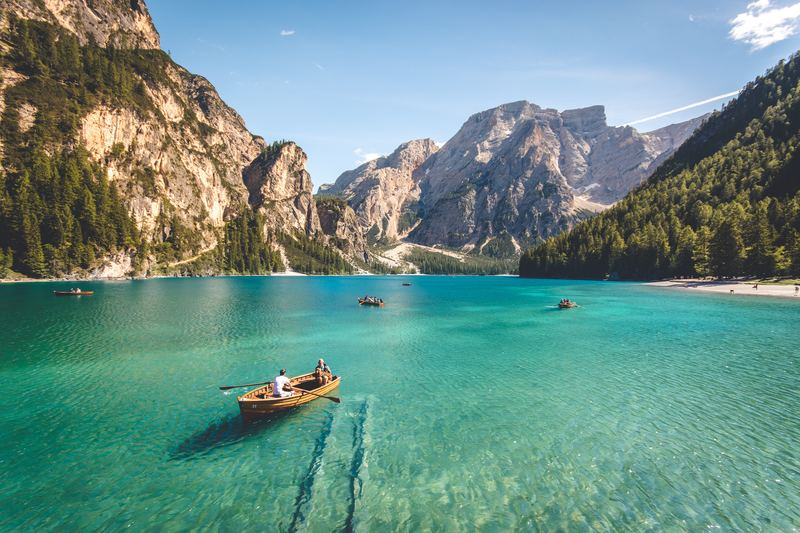
#> input picture aula-21-03/lab02/imagens/bg.jpg, 800 x 533 px
$ python geo_transform.py ../../aula-21-03/lab02/imagens/bg.jpg
#> lines starting #> are read from the running program, lines starting #| are printed output that depends on the picture
import sys
import cv2
import numpy as np
import matplotlib.pyplot as plt

#abre imagen
filename = sys.argv[1]
im = cv2.imread(filename)
#> im is the input picture: shape (533, 800, 3); mean B, G, R 135.9, 143.5, 106.8

#converte pra RGB
im = cv2.cvtColor(im, cv2.COLOR_BGR2RGB)

#dimensoes
width = im.shape[1]
#> width = 800
height = im.shape[0]
#> height = 533

#matrizes de transformacao

#rotation 45 graus
x_center = width/2
#> x_center = 400
y_center = height/2
#> y_center = 266.5
#M_rotation = cv2.getRotationMatrix2D((x_center,y_center),45,1)
#M_rotation = cv2.getRotationMatrix2D((0,0),30,1)


M_rotation = np.float32([[0.86,0.5,0],[-0.5 ,0.86,0]])

print(M_rotation)

#scaling x 0.7
M_scaling = np.float32([[1,0,0],[0,0.7,0]])

#translation (180,100)
M_translation = np.float32([[1,0,180],[0,1,100]])

#cisalhamento horizontal e vertical
#TODO

#Computa as transformacoes
im_rotated = cv2.warpAffine(im,M_rotation,(width,height))
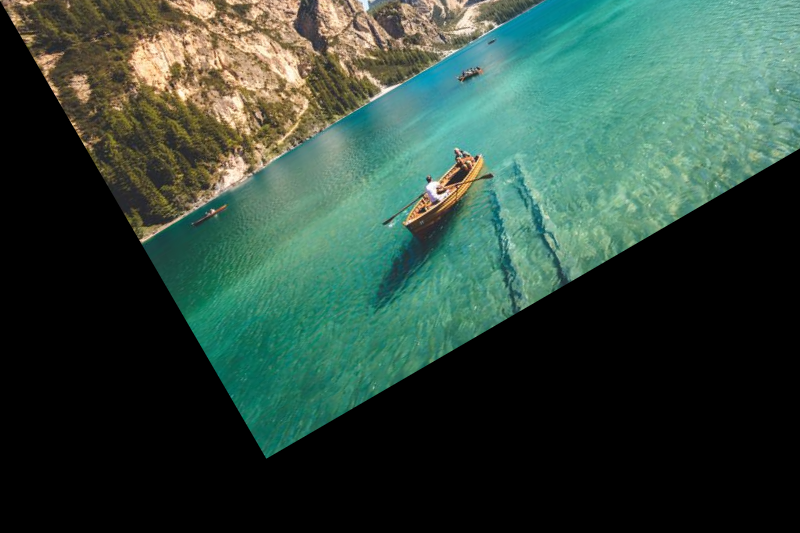
#> im_rotated: shape (533, 800, 3); mean R, G, B 48.7, 72, 60.4
im_scaled = cv2.warpAffine(im,M_scaling,(width,height))
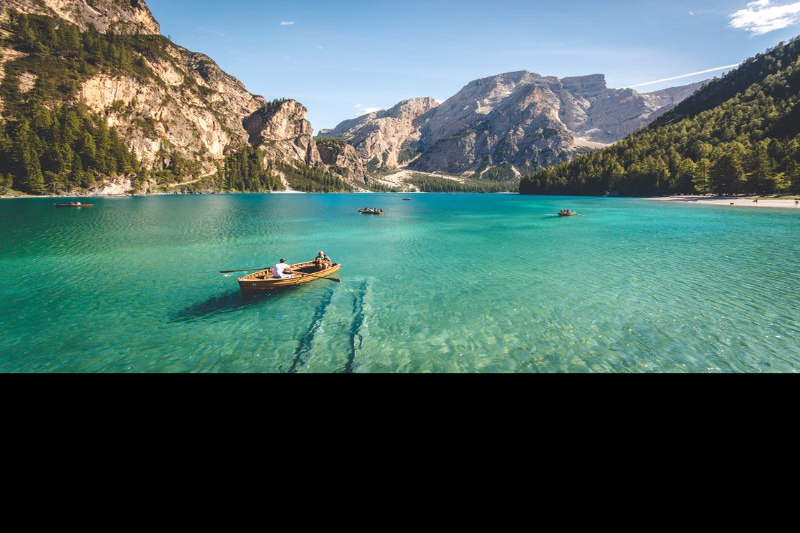
#> im_scaled: shape (533, 800, 3); mean R, G, B 74.8, 100.5, 95.2
im_translated = cv2.warpAffine(im,M_translation,(width,height))
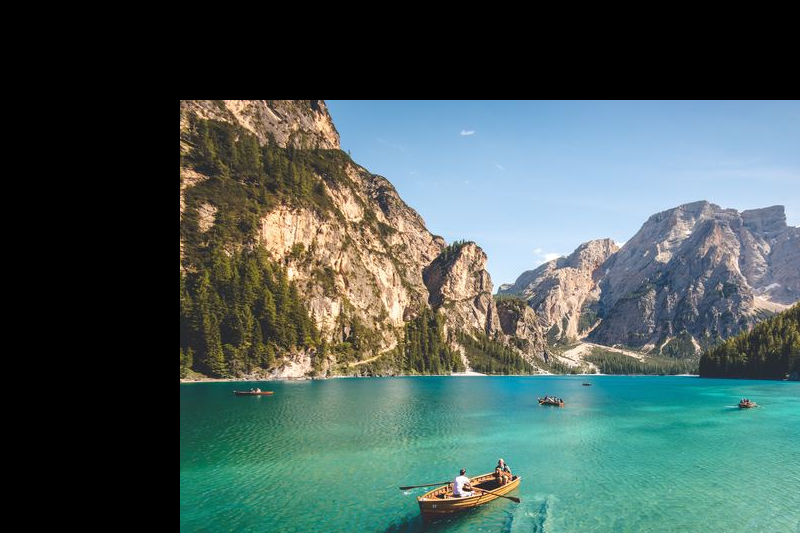
#> im_translated: shape (533, 800, 3); mean R, G, B 71.6, 90.6, 87.4

# [9 lines of commented-out code are left out]
plt.subplot(221), plt.imshow(im, cmap='gray')
plt.subplot(222), plt.imshow(im_rotated, cmap='gray')
plt.subplot(223), plt.imshow(im_scaled, cmap='gray')
plt.subplot(224), plt.imshow(im_translated, cmap='gray')
plt.show()
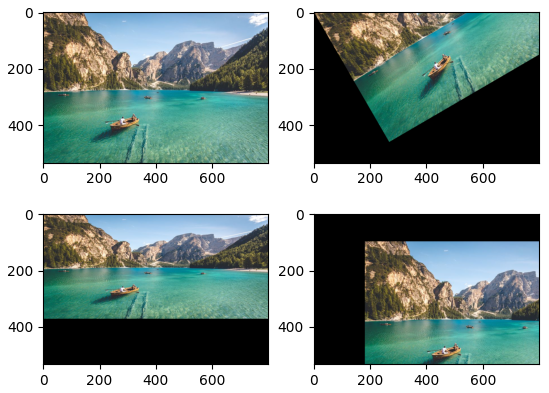
#> figure drawn by matplotlib, 4 panels
